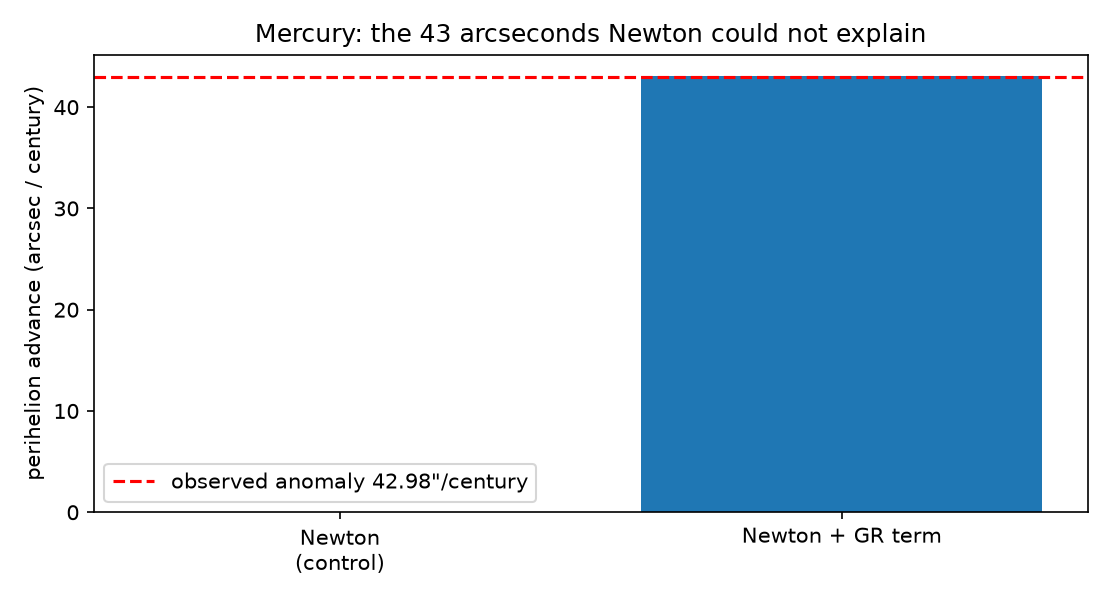

This figure's Python source:
# MERCURY'S PERIHELION (Beyond the Index #5; General
# Relativity, SIM). Newton's gravity gives a closed ellipse.
# Einstein's adds one term to the orbit equation,
#   d2u/dth2 + u = GM/h2 + (3GM/c2) u2 ,   u = 1/r,
# and the ellipse stops closing: each perihelion lands a little
# past the last. For Mercury the accumulated drift is the
# famous 43 arcseconds per century that Newtonian perturbation
# theory could not explain. This integrates the equation
# directly (RK4 in theta) over 200 orbits and measures the
# drift; a control run without the GR term must NOT drift.
# Gates:
#   G1 GR run: total precession within 5% of 42.98 "/century
#   G2 control (Newton): |drift| < 2% of the GR value

import json
import numpy as np
import matplotlib
matplotlib.use("Agg")
import matplotlib.pyplot as plt

GM = 1.32712440018e20          # m^3/s^2, Sun
C = 299792458.0
A_SEMI = 5.7909e10             # Mercury semi-major axis, m
ECC = 0.20563
P_ORB_YR = 0.240846            # Mercury year
ORBITS = 200
TARGET = 42.98                 # arcsec per century


def run(gr=True, dth=0.00025):
    p = A_SEMI * (1 - ECC ** 2)          # semi-latus rectum
    h2 = GM * p
    u = GM / h2 * (1 + ECC)              # perihelion: u max
    w = 0.0                              # du/dth at perihelion
    coef = 3 * GM / C ** 2 if gr else 0.0

    def acc(uu):
        return GM / h2 + coef * uu * uu - uu

    peri_theta = [0.0]
    th = 0.0
    w_prev = w
    u_hist = []
    total = int(ORBITS * 2 * np.pi / dth)
    for _ in range(total):
        # RK4 on (u, w)
        def f(uu, ww):
            return ww, acc(uu)
        k1u, k1w = f(u, w)
        k2u, k2w = f(u + dth / 2 * k1u, w + dth / 2 * k1w)
        k3u, k3w = f(u + dth / 2 * k2u, w + dth / 2 * k2w)
        k4u, k4w = f(u + dth * k3u, w + dth * k3w)
        u += dth / 6 * (k1u + 2 * k2u + 2 * k3u + k4u)
        w += dth / 6 * (k1w + 2 * k2w + 2 * k3w + k4w)
        th += dth
        u_hist.append(u)
        if w_prev > 0 and w <= 0 and th > 1.0:
            # sub-step perihelion: parabolic peak of u through
            # the last three samples (the first version took the
            # raw grid point; with the coarse dth = 0.002 grid
            # RK4 also accumulated a phase drift -- the Newton
            # control drifted +5.6 "/century, which no closed
            # ellipse may do. dth is now 8x finer (phase error
            # down ~4000x) and peaks are interpolated.)
            y0, y1, y2 = u_hist[-3], u_hist[-2], u_hist[-1]
            denom = (y0 - 2 * y1 + y2)
            off = 0.5 * (y0 - y2) / denom if denom != 0 else 0.0
            peri_theta.append(th - dth + off * dth)
        w_prev = w
    peri_theta = np.array(peri_theta)
    k = np.arange(len(peri_theta))
    drift_per_orbit = float(np.polyfit(k, peri_theta - 2 * np.pi * k,
                                       1)[0])
    per_century = drift_per_orbit * (100 / P_ORB_YR) \
        * 206264.806  # rad -> arcsec
    return per_century, len(peri_theta)


gr_val, n1 = run(gr=True)
nw_val, n2 = run(gr=False)
print(f"GR run:      {gr_val:.2f} arcsec/century "
      f"({n1} perihelia; target {TARGET})")
print(f"Newton run:  {nw_val:+.3f} arcsec/century (must be ~0)")
g1 = abs(gr_val - TARGET) / TARGET < 0.05
g2 = abs(nw_val) < 0.02 * gr_val
print(f"GATES: G1 {g1} | G2 {g2}")

fig, ax = plt.subplots(figsize=(7.4, 4.0))
orbits_c = 100 / P_ORB_YR
ax.bar(["Newton\n(control)", "Newton + GR term"],
       [nw_val, gr_val])
ax.axhline(TARGET, ls="--", color="red",
           label="observed anomaly 42.98\"/century")
ax.set_ylabel("perihelion advance (arcsec / century)")
ax.set_title("Mercury: the 43 arcseconds Newton could not explain")
ax.legend()
fig.tight_layout()
fig.savefig("mercury_perihelion.png", dpi=150)

out = {"gr_arcsec_per_century": gr_val,
       "newton_arcsec_per_century": nw_val, "target": TARGET,
       "gates": {"G1_gr_matches": bool(g1), "G2_control": bool(g2)}}
with open("mercury_perihelion_results.json", "w") as f:
    json.dump(out, f, indent=2)
print("ALL GATES PASS" if all(out["gates"].values())
      else "SOME GATE FAILED")
print("Saved mercury_perihelion_results.json + PNG")
